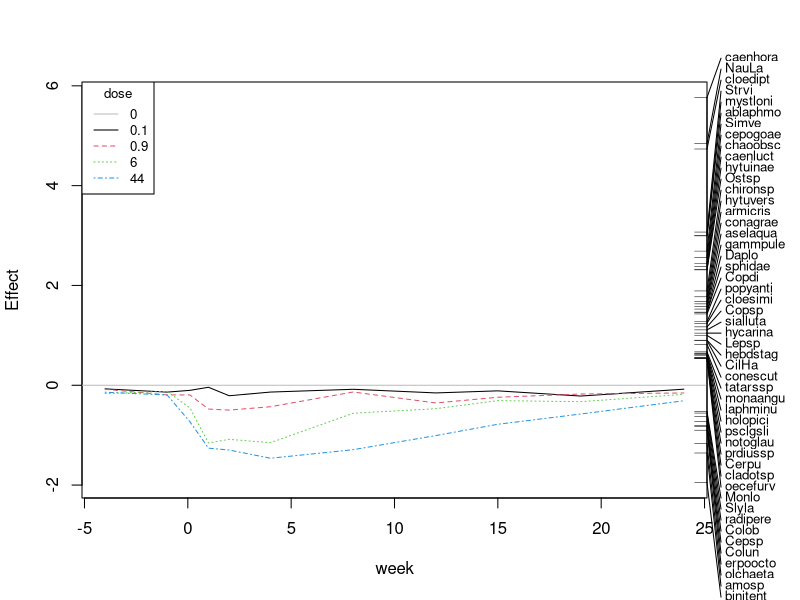

Here is the R script that generated this plot:
## ---- chunk 1
# data
require(vegan)
data(pyrifos)  # abundance data
week <- gl(11, 12, labels=c(-4, -1, 0.1, 1, 2, 4, 8, 12, 15, 19, 24))   # time variable
dose <- factor(rep(c(0.1, 0, 0, 0.9, 0, 44, 6, 0.1, 44, 0.9, 0, 6), 11))  # treatment variable
ditch <- gl(12, 1, length=132)
pyr_prc <- prc(response = pyrifos, treatment = dose, time = week)
## ---- chunk 2
plot(pyr_prc, select = abs(summary(pyr_prc)$sp) > 0.5, scaling = 1)
## ---- chunk 3
pyr_prc
## ---- chunk 4
pyr_prc$CCA$eig/sum(pyr_prc$CCA$eig)
## ---- chunk 5
pyr_prc$CCA$tot.chi/pyr_prc$tot.chi   
pyr_prc$pCCA$tot.chi/pyr_prc$tot.chi
## ---- chunk 6
control = how(plots = Plots(strata = ditch, type = "free"),
              within = Within(type = "none"),
              nperm = 199)
## ---- chunk 7
set.seed(1234)
permutations <- shuffleSet(nrow(pyrifos), control = control)
## ---- chunk 8
mod_perm <- permutest(pyr_prc, 
                      permutations = permutations, 
                      first = TRUE)
mod_perm
## ---- chunk 9
ln_dose <- log(20 * as.numeric(as.character(dose)) + 1)
## ---- chunk 10
out <- NULL
for(i in levels(week)) {
  take_spec <- pyrifos[week == i, ] 
  take_dose <- ln_dose[week == i]
  out[[i]] <- anova(rda(take_spec ~ take_dose), by = "terms", step = 1000)
}
sapply(out, function(x) x[1, 5])   # grabs the p-values per date
## ---- chunk 11
df <- data.frame(dose = dose,
                 week = week)
# package for multiple comparisons
require(multcomp)
# create empty object
out_willi <- NULL
# loop through time, compute PCA, extract scores and do Williams-Test
for(i in levels(week)) {
    pca <- rda(pyrifos[week == i, ])                          # Compute PCA
    pca_scores <- scores(pca, display="sites", choices = 1)  # scores of first principle component
    
    out_willi[[i]] <- summary(glht(aov(pca_scores ~ dose, data = df[week == i, ]), 
                                   alternative = "t", 
                                   linfct = mcp(dose = "Dunnett")))
    }
# extract p-values
result <- lapply(out_willi, function(x) data.frame(comp = levels(df$dose)[-1], 
                                         pval = x$test$pvalues, 
                                         sig = x$test$pvalues < 0.05))
# shows the results of Williams-Test on PCA-scores for week 1:
result[['1']]
